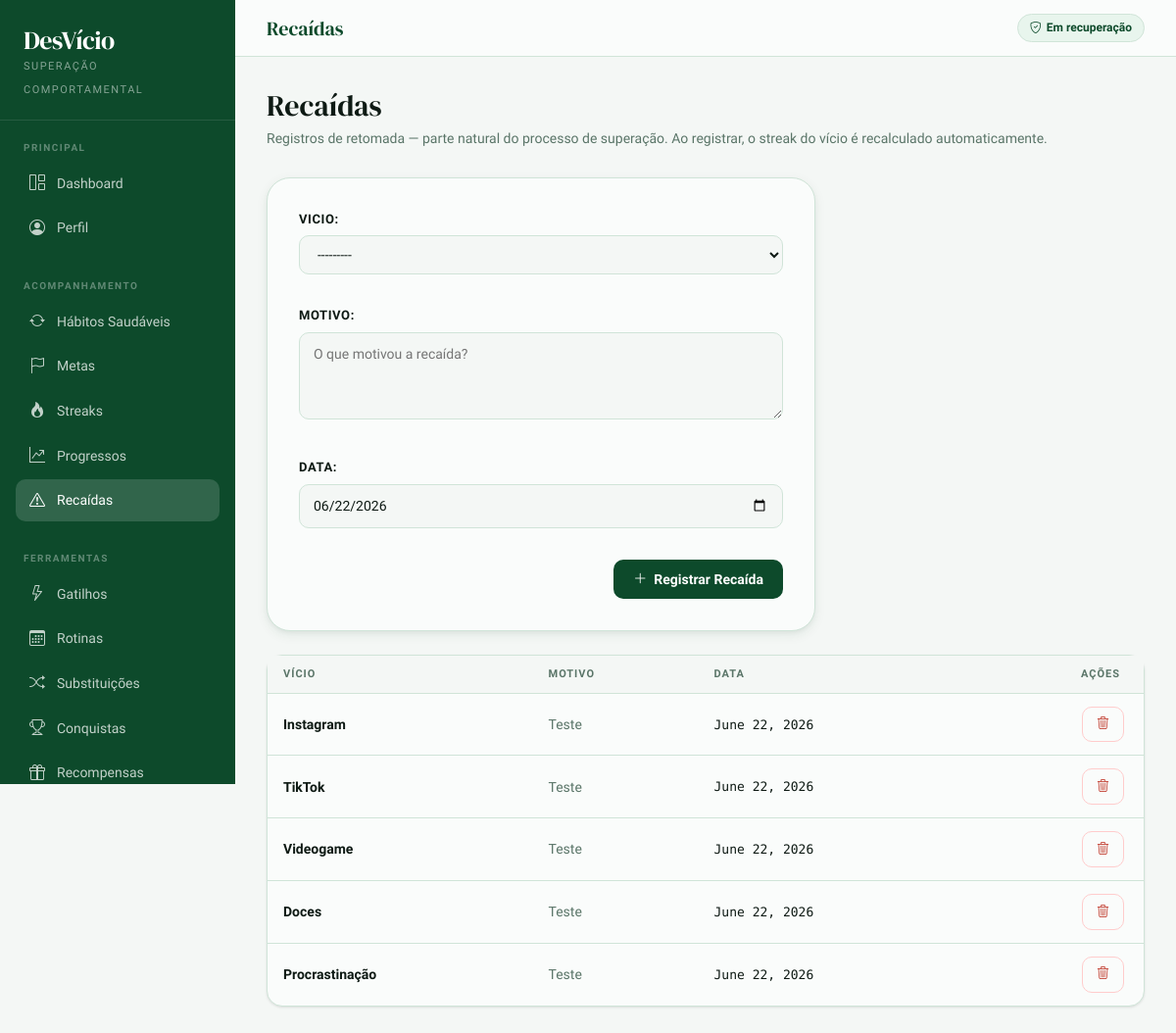
/recaidas/ (signed in), run on the app's committed database.
### app/models.py (models this page shows, shortened)
class Recaida(models.Model):
    usuario = models.ForeignKey(Usuario, on_delete=models.CASCADE, related_name='recaidas')
    vicio = models.ForeignKey(Vicio, on_delete=models.CASCADE, related_name='recaidas')
    motivo = models.TextField(blank=True)
    data = models.DateField(default=timezone.now)
    class Meta:
        ordering = ['-data']

class Vicio(models.Model):
    NIVEL_CHOICES = [
        ('Baixo', 'Baixo'),
        ('Médio', 'Médio'),
        ('Alto', 'Alto'),
        ('Muito Alto', 'Muito Alto'),
    ]
    usuario = models.ForeignKey(Usuario, on_delete=models.CASCADE, related_name='vicios')
    categoria = models.ForeignKey(Categoria, on_delete=models.SET_NULL, null=True, blank=True)
    nome = models.CharField(max_length=100)
    descricao = models.TextField(blank=True)
    nivel_dependencia = models.CharField(max_length=20, choices=NIVEL_CHOICES, default='Médio')
    data_inicio_jornada = models.DateField(default=timezone.now)
    def __str__(self):
        return self.nome

### app/views.py (the view)
    def wrapper(request, *args, **kwargs):
        if not usuario_logado(request):
            messages.warning(request, 'Você precisa entrar para acessar essa página.')
            return redirect('login')
        return view_func(request, *args, **kwargs)

### app/forms.py
class RecaidaForm(forms.ModelForm):
    class Meta:
        model = Recaida
        fields = ['vicio', 'motivo', 'data']
        widgets = {
            'motivo': forms.Textarea(attrs={'placeholder': 'O que motivou a recaída?', 'rows': 3}),
            'data': forms.DateInput(attrs={'type': 'date'}),
        }
    def __init__(self, *args, usuario=None, **kwargs):
        super().__init__(*args, **kwargs)
        if usuario:
            self.fields['vicio'].queryset = Vicio.objects.filter(usuario=usuario)

### app/views.py (called while the page is built)
def usuario_logado(request):
    user_id = request.session.get('usuario_id')
    if not user_id:
        return None
    return Usuario.objects.filter(id=user_id).first()

def login_obrigatorio(view_func):
    def wrapper(request, *args, **kwargs):
        if not usuario_logado(request):
            messages.warning(request, 'Você precisa entrar para acessar essa página.')
            return redirect('login')
        return view_func(request, *args, **kwargs)
    return wrapper

@login_obrigatorio
def recaidas_view(request):
    usuario = usuario_logado(request)
    if request.method == 'POST':
        form = RecaidaForm(request.POST, usuario=usuario)
        if form.is_valid():
            recaida = form.save(commit=False)
            recaida.usuario = usuario
            recaida.save()
            registrar_historico(
                usuario,
                f'Registrou uma recaída em "{recaida.vicio.nome}"',
                'recaida'
            )
            messages.info(request, 'Recaída registrada. O importante é continuar tentando — seu streak foi recalculado.')
            return redirect('recaidas')
    else:
        form = RecaidaForm(usuario=usuario)
    recaidas = Recaida.objects.filter(usuario=usuario).order_by('-data')
    return render(request, 'recaidas.html', {'recaidas': recaidas, 'form': form})

### app/templates/recaidas.html (shortened to what this page needs)
{% extends 'base.html' %}
{% block topbar_title %}Recaídas{% endblock %}
{% block nav_recaidas %}active{% endblock %}
{% block content %}
<div class="page-header">
    <h1>Recaídas</h1>
    <p>Registros de retomada — parte natural do processo de superação. Ao registrar, o streak do vício é recalculado automaticamente.</p>
</div>
<div class="form-card" style="margin-bottom:24px">
    {% if form.vicio.field.queryset.count == 0 %}
        <p style="color:var(--muted);font-size:14px">Você precisa <a href="{% url 'criar_vicio' %}" style="color:var(--sage);font-weight:600">cadastrar um vício</a> antes de registrar uma recaída.</p>
    {% else %}
    <form method="POST">
        {{ form.as_p }}
        <div style="display:flex; justify-content:flex-end; margin-top:8px;">
            <button type="submit" class="btn-forest"><i class="bi bi-plus-lg"></i> Registrar Recaída</button>
        </div>
    </form>
    {% endif %}
</div>
<div class="card-clean">
    <div class="table-responsive">
        <table class="table-clean">
            <thead>
                <tr>
                    <th>Vício</th>
                    <th>Motivo</th>
                    <th>Data</th>
                    <th style="text-align:right; padding-right:24px">Ações</th>
                </tr>
            </thead>
            <tbody>
                {% for recaida in recaidas %}
                <tr>
                    <td><strong>{{ recaida.vicio.nome }}</strong></td>
                    <td style="color:var(--muted)">{{ recaida.motivo }}</td>
                    <td><span class="mono" style="font-size:13px">{{ recaida.data }}</span></td>
                    <td style="text-align:right; padding-right:20px">
                        <a href="{% url 'deletar_recaida' recaida.id %}" class="btn-danger-ghost" onclick="return confirm('Remover este registro de recaída?')">
                            <i class="bi bi-trash3"></i>
                        </a>
                    </td>
                </tr>
                {% empty %}
                <tr><td colspan="4" style="text-align:center;padding:40px;color:var(--muted)">
                    <i class="bi bi-shield-check" style="font-size:28px;display:block;margin-bottom:8px;opacity:.4"></i>Nenhuma recaída registrada.
                </td></tr>
                {% endfor %}
            </tbody>
        </table>
    </div>
</div>
{% endblock %}

### app/templates/base.html (style rules this page uses)
:root { --ink: #0e1a14; --forest: #0d4a2b; --sage: #1a7a45; --mint: #3cb870; --pale: #e8f5ed; --paper: #f4f7f5; --cream: #fafcfb; --rule: #d0e4d8; --muted: #5a7568; --danger: #c0392b; --amber: #b8680f; --gold: #e8a020; --radius-sm: 6px; --radius-md: 10px; --radius-lg: 16px; --radius-xl: 24px; --shadow-sm: 0 1px 3px rgba(0,0,0,.07), 0 1px 2px rgba(0,0,0,.04); --shadow-md: 0 4px 12px rgba(13,74,43,.08), 0 2px 4px rgba(0,0,0,.04); --font-serif: 'DM Serif Display', Georgia, serif; --font-sans: 'Plus Jakarta Sans', system-ui, sans-serif; --font-mono: 'DM Mono', monospace; }
*, *::before, *::after { box-sizing: border-box; }
body { background: var(--paper); color: var(--ink); font-family: var(--font-sans); font-size: 15px; line-height: 1.6; margin: 0; }
.card-clean { background: var(--cream); border: 1px solid var(--rule); border-radius: var(--radius-lg); box-shadow: var(--shadow-sm); }
.table-clean { width: 100%; border-collapse: collapse; font-size: 14px; }
.table-clean thead th { font-size: 11px; font-weight: 600; text-transform: uppercase; letter-spacing: 1px; color: var(--muted); padding: 10px 16px; background: var(--paper); border-bottom: 1px solid var(--rule); text-align: left; white-space: nowrap; }
.table-clean tbody tr { border-bottom: 1px solid var(--rule); transition: background .1s; }
.table-clean tbody tr:last-child { border-bottom: none; }
.table-clean td { padding: 13px 16px; color: var(--ink); vertical-align: middle; }
.btn-forest { background: var(--forest); color: #fff; border: none; border-radius: var(--radius-md); padding: 9px 20px; font-size: 14px; font-weight: 600; font-family: var(--font-sans); cursor: pointer; text-decoration: none; display: inline-flex; align-items: center; gap: 7px; transition: background .15s, transform .1s; }
.btn-danger-ghost { background: transparent; color: var(--danger); border: 1px solid #fcc; border-radius: var(--radius-md); padding: 7px 14px; font-size: 13px; font-weight: 500; font-family: var(--font-sans); cursor: pointer; text-decoration: none; display: inline-flex; align-items: center; gap: 6px; transition: background .15s; }
.page-header { margin-bottom: 28px; }
.page-header h1 { font-family: var(--font-serif); font-size: 30px; color: var(--ink); margin: 0 0 4px; }
.page-header p { color: var(--muted); font-size: 14px; margin: 0; }
.form-card { background: var(--cream); border: 1px solid var(--rule); border-radius: var(--radius-xl); padding: 32px; max-width: 560px; box-shadow: var(--shadow-md); }
.form-card label { font-size: 13px; font-weight: 600; color: var(--ink); text-transform: uppercase; letter-spacing: .6px; margin-bottom: 6px; display: block; }
.form-card input, .form-card select, .form-card textarea { width: 100%; background: var(--paper); border: 1px solid var(--rule); border-radius: var(--radius-md); padding: 10px 14px; font-size: 14px; font-family: var(--font-sans); color: var(--ink); outline: none; transition: border-color .15s, box-shadow .15s; margin-bottom: 16px; }
.mono { font-family: var(--font-mono); }

### data on the page
Recaida: vicio.nome "Instagram", motivo "Teste", data "June 22, 2026"
Recaida: vicio.nome "TikTok", motivo "Teste", data "June 22, 2026"
Recaida: vicio.nome "Videogame", motivo "Teste", data "June 22, 2026"
Recaida: vicio.nome "Doces", motivo "Teste", data "June 22, 2026"
Recaida: vicio.nome "Procrastinação", motivo "Teste", data "June 22, 2026"
